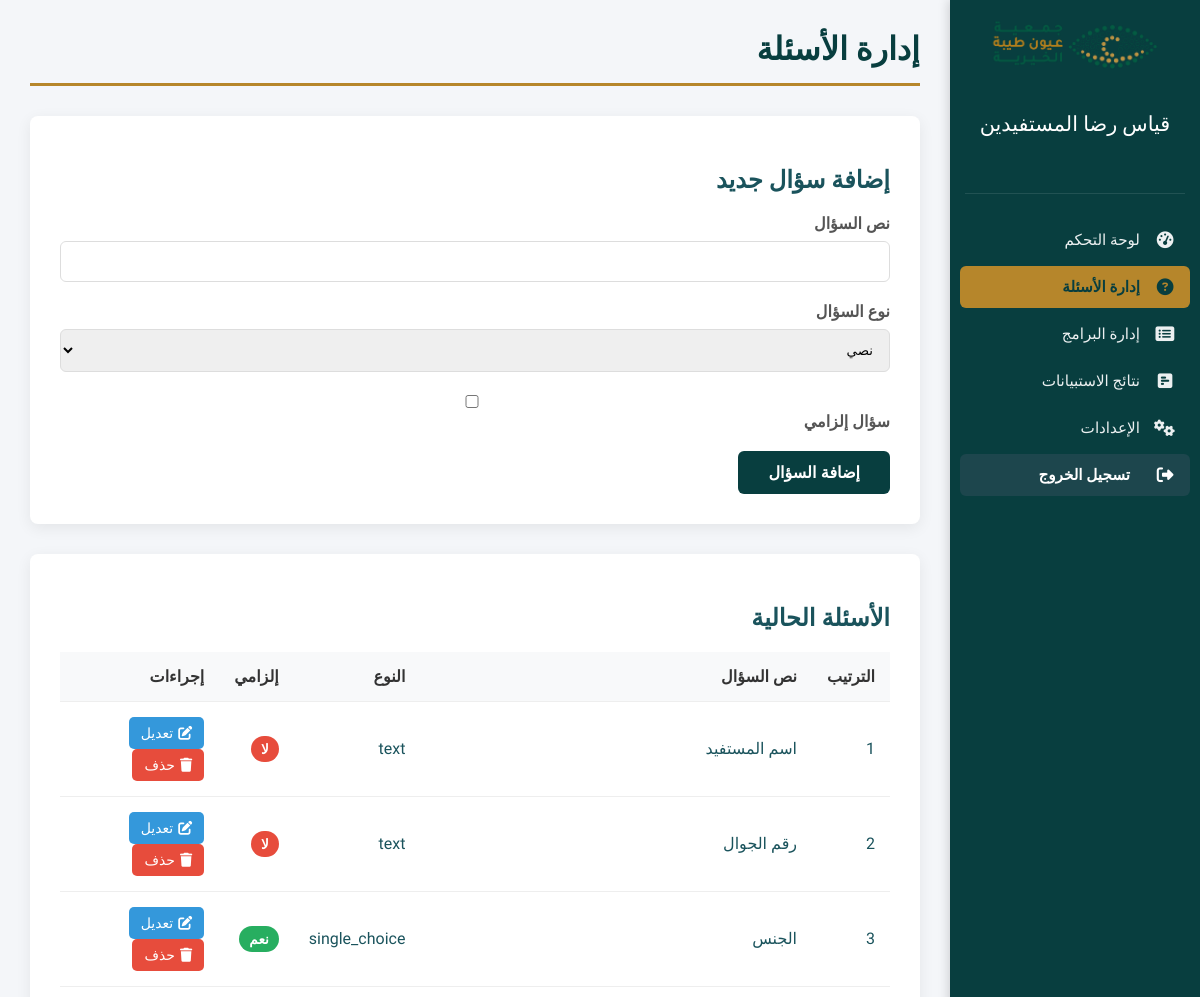
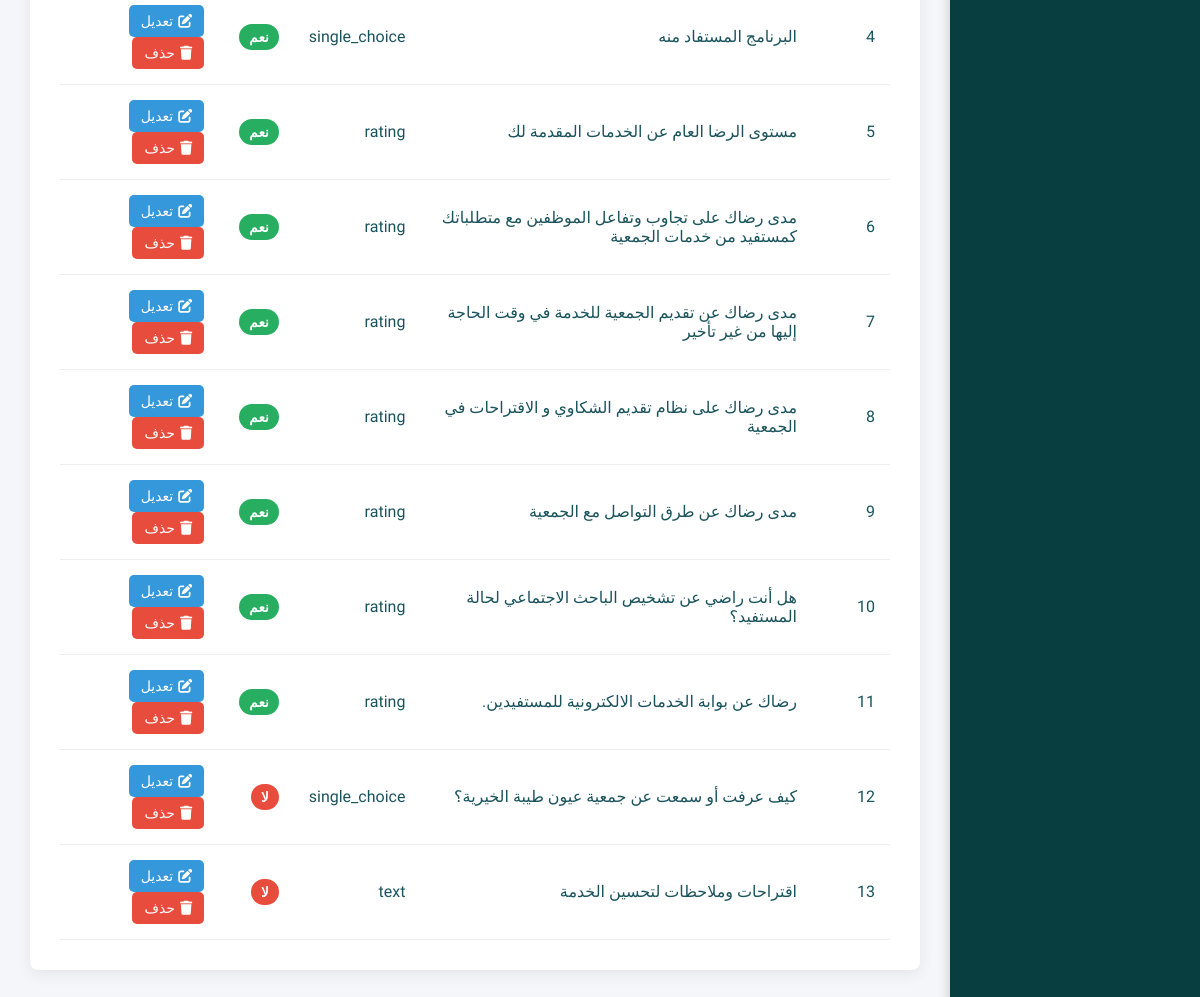
Page /admin/questions.php (signed in) on the committed database (2 pictures, top to bottom).
### tables this page shows
CREATE TABLE `settings` (
  `id` int(11) NOT NULL,
  `site_name` varchar(255) NOT NULL,
  `system_name` varchar(255) NOT NULL,
  `logo_path` varchar(255) DEFAULT NULL,
  `primary_font_url` varchar(255) DEFAULT NULL,
  `primary_font_name` varchar(100) DEFAULT NULL,
  `primary_color` varchar(7) DEFAULT '#1a535c',
  `secondary_color` varchar(7) DEFAULT '#f7b538'
);

CREATE TABLE `questions` (
  `id` int(11) NOT NULL,
  `question_text` text NOT NULL,
  `question_type` enum('text','single_choice','multiple_choice','rating','dropdown') NOT NULL,
  `is_required` tinyint(1) DEFAULT 0,
  `question_order` int(11) NOT NULL
);

### admin/questions.php (the view, shortened to what this page needs)
<?php
require_once __DIR__ . "/../functions.php";
require_once __DIR__ . "/../db.php";
$settings = get_latest_settings($conn);
$questions = get_all_questions($conn);
?>
<!DOCTYPE html>
<html lang="ar" dir="rtl">
<?php echo get_admin_head($settings, "إدارة الأسئلة"); ?>
<body>
    <div class="admin-wrapper">
        <div class="sidebar">
            <?php echo get_admin_header($settings); ?>
        </div>
        <div class="main-content">
            <h1>إدارة الأسئلة</h1>
            <div class="form-container">
                <h2>إضافة سؤال جديد</h2>
                <form action="questions.php" method="post" class="admin-form">
                    <div class="form-group">
                        <label for="question_text">نص السؤال</label>
                        <input type="text" id="question_text" name="question_text" required>
                    </div>
                    <div class="form-group">
                        <label for="question_type">نوع السؤال</label>
                        <select id="question_type" name="question_type" onchange="toggleOptions(this.value)">
                            <option value="text">نصي</option>
                        </select>
                    </div>
                    <div class="form-group">
                        <label><input type="checkbox" name="is_required" value="1"> سؤال إلزامي</label>
                    </div>
                    <button type="submit" name="add_question">إضافة السؤال</button>
                </form>
            </div>
            <div class="table-container">
                <h2>الأسئلة الحالية</h2>
                <div class="table-responsive">
                    <table class="table">
                        <thead>
                            <tr>
                                <th>الترتيب</th>
                                <th>نص السؤال</th>
                                <th>النوع</th>
                                <th>إلزامي</th>
                                <th>إجراءات</th>
                            </tr>
                        </thead>
                        <tbody>
                            <?php foreach ($questions as $question) : ?>
                                <tr>
                                    <td><?php echo $question["question_order"]; ?></td>
                                    <td><?php echo htmlspecialchars($question["question_text"]); ?></td>
                                    <td><?php echo htmlspecialchars($question["question_type"]); ?></td>
                                    <td><?php echo $question["is_required"] ? '<span class="status-yes">نعم</span>' : '<span class="status-no">لا</span>'; ?></td>
                                    <td>
                                        <a href="edit_question.php?id=<?php echo $question["id"]; ?>" class="btn-edit"><i class="fas fa-edit"></i> تعديل</a>
                                        <form action="questions.php" method="post" style="display:inline-block;" onsubmit="return confirm('هل أنت متأكد من رغبتك في حذف هذا السؤال؟');">
                                            <button type="submit" name="delete_question" class="btn-delete"><i class="fas fa-trash"></i> حذف</button>
                                        </form>
                                    </td>
                                </tr>
                            <?php endforeach; ?>
                        </tbody>
                    </table>
                </div>
            </div>
        </div>
    </div>
</body>
</html>

### functions.php (shortened to what this page needs)
<?php
function get_all_questions($conn) {
    $sql = "SELECT * FROM questions ORDER BY question_order ASC";
    $result = $conn->query($sql);
    $questions = [];
    if ($result->num_rows > 0) {
        while ($row = $result->fetch_assoc()) {
            $questions[] = $row;
        }
    }
    return $questions;
}
function get_latest_settings($conn) {
    $sql = "SELECT * FROM settings ORDER BY id DESC LIMIT 1";
    $result = $conn->query($sql);
    if ($result && $result->num_rows > 0) { return $result->fetch_assoc(); }
    return [
        "site_name" => "نظام الاستبيانات",
        "system_name" => "لوحة التحكم",
        "logo_path" => "",
        "primary_font_url" => "https://fonts.googleapis.com/css2?family=Tajawal:wght@400;500;700&display=swap",
        "primary_font_name" => "Tajawal",
        "primary_color" => "#1a535c",
        "secondary_color" => "#f7b538"
    ];
}
function get_admin_header($settings) {
    $logo_html = "";
    if (!empty($settings["logo_path"])) {
        $logo_path = "../" . htmlspecialchars($settings["logo_path"]);
        $logo_html = "<img src=\"{$logo_path}\" alt=\"" . htmlspecialchars($settings["site_name"]) . " Logo\" style=\"max-height: 50px; margin-bottom: 10px;\">";
    } else {
        $logo_html = "<h3 class=\"site-name2\">" . htmlspecialchars($settings["site_name"]) . "</h3>";
    }
    $current_page = basename($_SERVER['PHP_SELF']);
    $menu_items = [
        'dashboard.php' => ['icon' => 'fa-tachometer-alt', 'text' => 'لوحة التحكم'],
        'questions.php' => ['icon' => 'fa-question-circle', 'text' => 'إدارة الأسئلة'],
        'programs.php' => ['icon' => 'fa-list-alt', 'text' => 'إدارة البرامج'],
        'survey_results.php' => ['icon' => 'fa-poll-h', 'text' => 'نتائج الاستبيانات'],
        'settings.php' => ['icon' => 'fa-cogs', 'text' => 'الإعدادات'],
    ];
    $menu_html = "<ul>";
    foreach ($menu_items as $url => $item) {
        $active_class = ($current_page == $url) ? 'active' : '';
        $menu_html .= "<li><a href=\"{$url}\" class=\"{$active_class}\"><i class=\"fas {$item['icon']}\"></i> <span>{$item['text']}</span></a></li>";
    }
    $menu_html .= "<li><a href=\"logout.php\" class=\"logout-btn\"><i class=\"fas fa-sign-out-alt\"></i> <span>تسجيل الخروج</span></a></li>";
    $menu_html .= "</ul>";
    return "<div class=\"sidebar-header\">{$logo_html}<h4 class=\"system-title\">" . htmlspecialchars($settings["system_name"]) . "</h4></div><div class=\"sidebar-separator\"></div>{$menu_html}";
}
function get_admin_head($settings, $page_title = "لوحة التحكم") {
    $font_name = $settings['primary_font_name'] ?? 'Tajawal';
    $font_url = $settings['primary_font_url'] ?? '';
    $head = "<head>
        <meta charset=\"UTF-8\">
        <meta name=\"viewport\" content=\"width=device-width, initial-scale=1.0\">
        <title>" . htmlspecialchars($page_title) . " - " . htmlspecialchars($settings["system_name"]) . "</title>
        <link rel=\"stylesheet\" href=\"../css/style.css\">
        <link rel=\"stylesheet\" href=\"https://cdnjs.cloudflare.com/ajax/libs/font-awesome/6.4.0/css/all.min.css\">";
    if (!empty($font_url)) {
        $head .= "<link href=\"" . htmlspecialchars($font_url) . "\" rel=\"stylesheet\">";
    }
    $head .= "<style>
            body { font-family: '" . htmlspecialchars($font_name) . "', sans-serif; }
            :root {
                --primary-color: " . htmlspecialchars($settings["primary_color"] ?? '#1a535c') . ";
                --secondary-color: " . htmlspecialchars($settings["secondary_color"] ?? '#f7b538') . ";
            }
        </style>
    </head>";
    return $head;
}
?>

### css/style.css (style rules this page uses)
:root { --primary-color: #1a535c; --secondary-color: #f7b538; --danger-color: #e74c3c; --success-color: #27ae60; --info-color: #3498db; --light-bg: #f4f6f9; --white-color: #ffffff; --text-color: #1a535c; --sidebar-width: 250px; }
body { font-family: 'Tajawal', sans-serif; background-color: var(--light-bg); margin: 0; direction: rtl; color: var(--text-color); }
.admin-wrapper { display: flex; min-height: 100vh; }
.sidebar { width: var(--sidebar-width); background-color: var(--primary-color); color: var(--white-color); display: flex; flex-direction: column; position: fixed; top: 0; right: 0; bottom: 0; box-shadow: -2px 0 10px rgba(0,0,0,0.15); z-index: 1001; transition: right 0.3s ease-in-out; }
.sidebar-header { padding: 20px 15px; text-align: center; }
.system-title { font-size: 1.3rem; font-weight: 500; color: var(--white-color); }
.sidebar-separator { height: 1px; background-color: rgba(255,255,255,0.1); margin: 10px 15px; }
.sidebar ul { list-style: none; padding: 15px 10px; margin: 0; flex-grow: 1; overflow-y: auto; }
.sidebar ul li a { color: #ecf0f1; text-decoration: none; display: flex; align-items: center; padding: 12px 15px; border-radius: 6px; margin-bottom: 5px; transition: background-color 0.2s, color 0.2s; font-size: 0.95rem; }
.sidebar ul li a.active, .sidebar ul li a:hover { background-color: var(--secondary-color); color: var(--primary-color); font-weight: 700; }
.sidebar ul li a i { margin-left: 15px; width: 20px; text-align: center; font-size: 1.1em; }
.sidebar ul li a span { flex-grow: 1; }
.logout-btn { color: #f1c40f; text-decoration: none; display: flex; align-items: center; justify-content: center; gap: 10px; padding: 20px; background-color: rgba(0,0,0,0.2); font-weight: bold; transition: background-color 0.3s; }
.main-content { flex-grow: 1; padding: 30px; margin-right: var(--sidebar-width); transition: margin-right 0.3s ease-in-out; }
.main-content h1 { color: var(--primary-color); border-bottom: 3px solid var(--secondary-color); padding-bottom: 15px; margin-top: 0; margin-bottom: 30px; }
.sidebar ul a.logout-btn { color: #fff !important; background-color: #1d464d !important; }
.sidebar ul a { justify-content: flex-start; }
.table-responsive { overflow-x: auto; width: 100%; -webkit-overflow-scrolling: touch; }
.form-container, .table-container { background-color: var(--white-color); padding: 30px; border-radius: 8px; box-shadow: 0 4px 15px rgba(0,0,0,0.07); margin-bottom: 30px; overflow: hidden; }
.table-responsive { overflow-x: auto; }
.table { width: 100%; border-collapse: collapse; }
table th, table td { padding: 15px; text-align: right; border-bottom: 1px solid #eee; vertical-align: middle; }
table th { background-color: #f8f9fa; font-weight: bold; color: #333; }
.btn-edit, .btn-delete, .btn-action { padding: 8px 12px; border: none; border-radius: 5px; color: white !important; text-decoration: none; cursor: pointer; font-size: 14px; margin-left: 5px; display: inline-flex; align-items: center; gap: 5px; transition: opacity 0.3s, transform 0.2s; }
.btn-edit { background-color: var(--info-color); }
.btn-delete { background-color: var(--danger-color); }
.admin-form .form-group { margin-bottom: 20px; }
.admin-form label { display: block; margin-bottom: 8px; font-weight: bold; color: #555; }
.admin-form input, .admin-form textarea, .admin-form select { width: 100%; padding: 12px; border: 1px solid #ddd; border-radius: 6px; font-family: 'Tajawal', sans-serif; box-sizing: border-box; }
.admin-form button[type="submit"] { background-color: var(--primary-color); color: white; padding: 12px 30px; border: none; border-radius: 6px; cursor: pointer; font-size: 16px; font-weight: bold; }
.status-yes, .status-no { padding: 5px 10px; border-radius: 20px; font-size: 0.85rem; font-weight: bold; color: white; }
.status-yes { background-color: var(--success-color); }
.status-no { background-color: var(--danger-color); }

### rows in the picture
settings: logo_path (picture), system_name "قياس رضا المستفيدين"
questions: question_order "1", question_text "اسم المستفيد", question_type "text", is_required "لا"
questions: question_order "2", question_text "رقم الجوال", question_type "text", is_required "لا"
questions: question_order "3", question_text "الجنس", question_type "single_choice", is_required "نعم"
questions: question_order "4", question_text "البرنامج المستفاد منه", question_type "single_choice", is_required "نعم"
questions: question_order "5", question_text "مستوى الرضا العام عن الخدمات المقدمة لك", question_type "rating", is_required "نعم"
questions: question_order "6", question_text "مدى رضاك على تجاوب وتفاعل الموظفين مع متطلباتك كمستفيد من خدمات الجمعية", question_type "rating", is_required "نعم"
questions: question_order "7", question_text "مدى رضاك عن تقديم الجمعية للخدمة في وقت الحاجة إليها من غير تأخير", question_type "rating", is_required "نعم"
questions: question_order "8", question_text "مدى رضاك على نظام تقديم الشكاوي و الاقتراحات في الجمعية", question_type "rating", is_required "نعم"
questions: question_order "9", question_text "مدى رضاك عن طرق التواصل مع الجمعية", question_type "rating", is_required "نعم"
questions: question_order "10", question_text "هل أنت راضي عن تشخيص الباحث الاجتماعي لحالة المستفيد؟", question_type "rating", is_required "نعم"
questions: question_order "11", question_text "رضاك عن بوابة الخدمات الالكترونية للمستفيدين.", question_type "rating", is_required "نعم"
questions: question_order "12", question_text "كيف عرفت أو سمعت عن جمعية عيون طيبة الخيرية؟", question_type "single_choice", is_required "لا"
questions: question_order "13", question_text "اقتراحات وملاحظات لتحسين الخدمة", question_type "text", is_required "لا"

### other values in the picture
$item['text'] "لوحة التحكم"
$item['text'] "إدارة الأسئلة"
$item['text'] "إدارة البرامج"
$item['text'] "نتائج الاستبيانات"
$item['text'] "الإعدادات"
